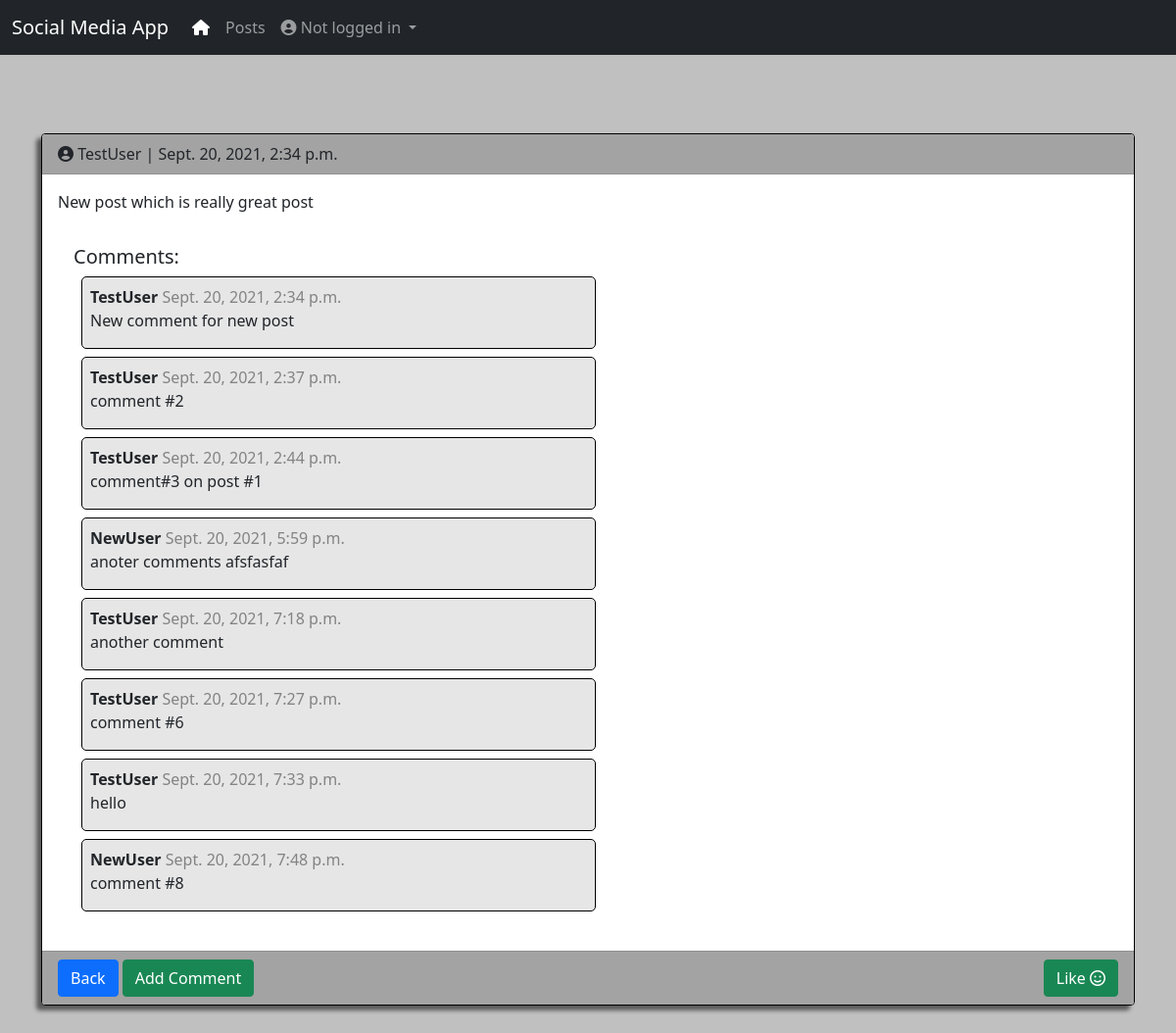
The page /posts/3/ on the database as committed earlier.
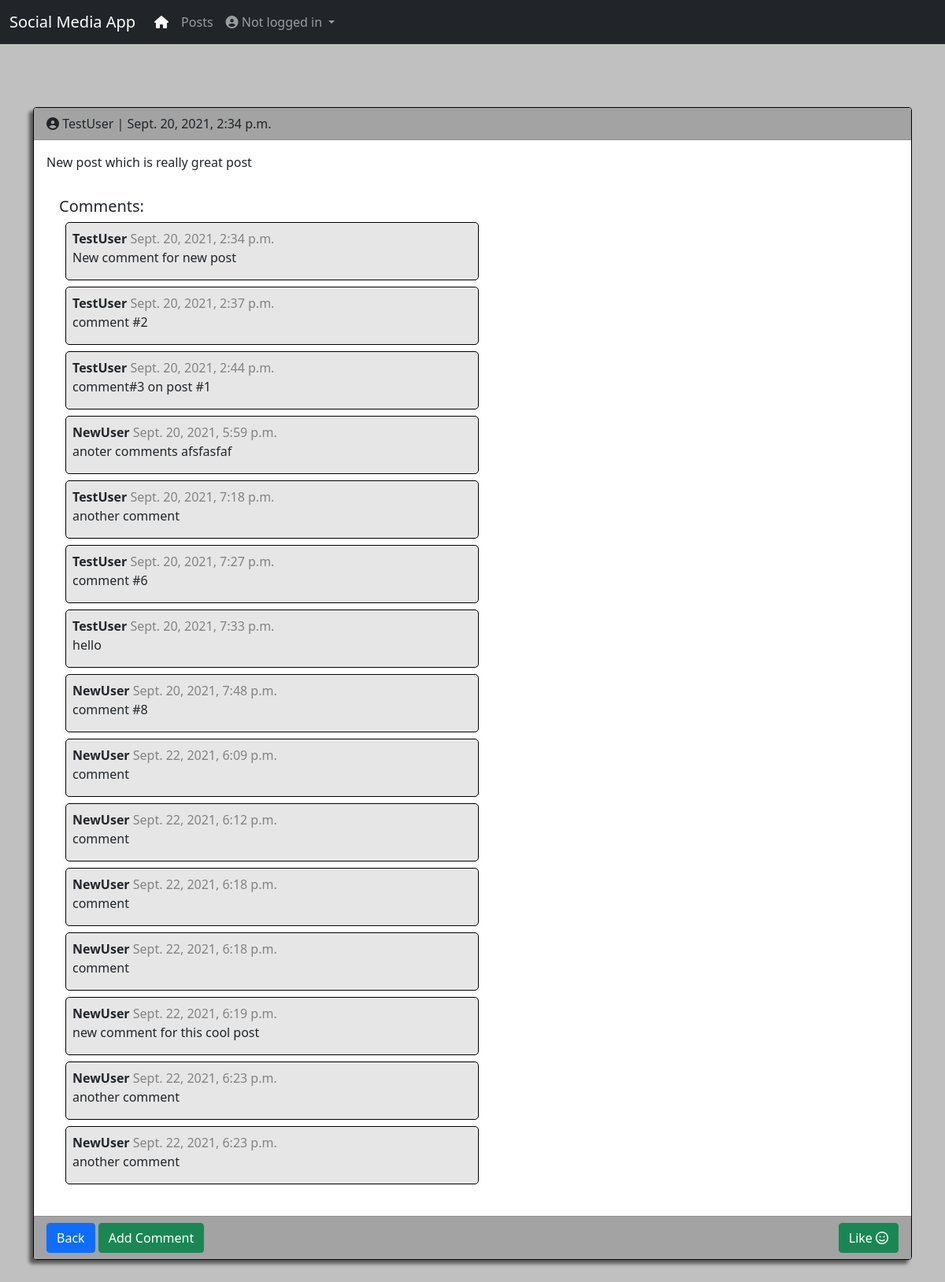
The same page on the database as committed later.
### posts/models.py (models this page shows, shortened)
class Post(models.Model):
    post_image = models.ImageField(null=True, blank=True, upload_to="images/")
    body = models.TextField()
    date = models.DateTimeField(auto_now_add=True)
    author = models.ForeignKey(get_user_model(), on_delete=models.CASCADE)
    likes = models.ManyToManyField(get_user_model(), related_name='likes')
    def total_likes(self):
        return self.likes.count()
    class Meta:
        ordering = ['-date',]

class Comment(models.Model):
    post = models.ForeignKey('Post', on_delete=models.CASCADE, related_name='comments')
    body = models.TextField()
    date = models.DateTimeField(auto_now_add=True)
    author = models.ForeignKey(get_user_model(), on_delete=models.CASCADE)

### accounts/models.py (models this page shows)
class CustomUser(AbstractUser):
    age = models.PositiveIntegerField(null=True, blank=True)

### posts/views.py (the view)
# urls.py: path('<int:pk>/', PostDetailView.as_view(), name='post_detail'),
class PostDetailView(DetailView):
    model = Post
    template_name = 'post_detail.html'
    def get_context_data(self, *args, **kwargs):
        context = super(PostDetailView, self).get_context_data(*args, **kwargs)
        stuff = get_object_or_404(Post, id=self.kwargs['pk'])
        total_likes = stuff.total_likes()
        liked = False
        if stuff.likes.filter(id=self.request.user.id).exists():
            liked = True
        context["total_likes"] = total_likes
        context["liked"] = liked
        return context

### templates/post_detail.html (shortened to what this page needs)
{% extends 'base.html' %}
{% block content %}
<div class="container" style="margin-bottom: 5rem;">
    <div class="card post-card">
        <div class="card-header">
            <div class="d-flex justify-content-between">
                <div>
                    <i class="fas fa-user-circle"></i> {{ post.author }} | {{ post.date }}
                </div>
            </div>
        </div>
        <div class="card-body">
        <p>{{ post.body }}</p>
<div class="card-body">
<h5>Comments:</h5>
{% if not post.comments.all %}
    No comments Yet...
{% else %}
    {% for comment in post.comments.all %}
    <div class="comment-box">
    <p><strong>{{ comment.author }}</strong> <span class="text-fade"> {{ comment.date }} </span><br>
        {{ comment.body }} <br>
        </p>
        </div>
    {% endfor %}
{% endif %}
</div>
</div>
<div class="card-footer">
    <div class="d-flex justify-content-between">
        <div>
            <a class="btn btn-primary" href="{% url 'post_list' %}">Back</a>
            <a class="btn btn-success" href="{% url 'add_comment_to_post' post.pk %}">Add Comment</a>
        </div>
        <div>
            <form action="{% url 'like_post' post.pk %}" method="POST">
                {% if liked %}
                <button type="submit", name="post_id", value="{{ post.id }}", class="btn btn-danger">
                    Unlike <i class="far fa-frown"></i></button>
                {% else %}
                <button type="submit", name="post_id", value="{{ post.id }}", class="btn btn-success">
                    Like <i class="far fa-smile"></i></button>
                {% endif %}
            </form>
        </div>
    </div>
</div>
    </div>
</div>
{% endblock content %}

### templates/base.html (shortened to what this page needs)
{% load static %}
<!DOCTYPE html>
<html>
    <head>
        <link href="https://cdn.jsdelivr.net/npm/bootstrap@5.0.2/dist/css/bootstrap.min.css" rel="stylesheet">
        <link href="{% static 'fontawesome_free/css/all.min.css' %}" rel="stylesheet" type="text/css">
        <link href="/static/css/main.css" rel="stylesheet" type="text/css">
    </head>
<body>
<nav class="navbar navbar-expand-lg navbar-dark bg-dark" style="margin-bottom: 5rem;">
    <div class="container-fluid">
        <div class="d-flex justify-content-between">
        <a class="navbar-brand" href="#">Social Media App</a>
        <div class="collapse navbar-collapse" id="navbarNavDropdown">
        <ul class="navbar-nav">
            <li class="nav-item">
            <a class="nav-link active" aria-current="page" href="{% url 'home' %}"><i class="fas fa-home"></i></a>
            </li>
            <li class="nav-item">
            <a class="nav-link" href="{% url 'post_list' %}">Posts</a>
            </li>
            <li class="nav-item dropdown">
            {% if user.is_authenticated %}
            <a class="nav-link dropdown-toggle" href="#" id="navbarDropdownMenuLink" role="button" data-bs-toggle="dropdown" aria-expanded="false">
                <i class="fas fa-user-circle"></i> {{ user.username }}
            </a>
            <ul class="dropdown-menu" aria-labelledby="navbarDropdownMenuLink">
                <li><a class="dropdown-item" href="{% url 'post_new' %}">New Post</a></li>
                <li><a class="dropdown-item" href="{% url 'password_change' %}">Change Password</a></li>
                <li><a class="dropdown-item" href="{% url 'logout' %}">Logout</a></li>
            </ul>
            {% else %}
            <a class="nav-link dropdown-toggle" href="#" id="navbarDropdownMenuLink" role="button" data-bs-toggle="dropdown" aria-expanded="false">
                <i class="fas fa-user-circle"></i> Not logged in
            </a>
            {% endif %}
            </li>
        </ul>
        </div>
        </div>
    </div>
</nav>
    <main>
        {% block content %}
        {% endblock content %}
    </main>
    </body>
</html>

### static/css/main.css (style rules this page uses)
body { background-color: silver; }
.post-card { border: 1px solid black; box-shadow: -5px 5px 4px rgb(90, 90, 90); }
.comment-box { border: .5px solid black; margin:.5rem; border-radius: 5px; background-color: rgb(230, 230, 230); padding: .5rem; padding-bottom: 0; max-width: 50%; }
.card-header { background-color: rgb(163, 163, 163); }
.card-footer { background-color: rgb(163, 163, 163); }
.text-fade { color:rgb(131, 131, 131); }
.btn { color: white; text-decoration: none; }

Rows that differ between the two databases and show on the page:
added Comment: author "NewUser", date "Sept. 22, 2021, 6:09 p.m.", body "comment"
added Comment: author "NewUser", date "Sept. 22, 2021, 6:12 p.m.", body "comment"
added Comment: author "NewUser", date "Sept. 22, 2021, 6:18 p.m.", body "comment"
added Comment: author "NewUser", date "Sept. 22, 2021, 6:18 p.m.", body "comment"
added Comment: author "NewUser", date "Sept. 22, 2021, 6:19 p.m.", body "new comment for this cool post"
added Comment: author "NewUser", date "Sept. 22, 2021, 6:23 p.m.", body "another comment"
added Comment: author "NewUser", date "Sept. 22, 2021, 6:23 p.m.", body "another comment"
